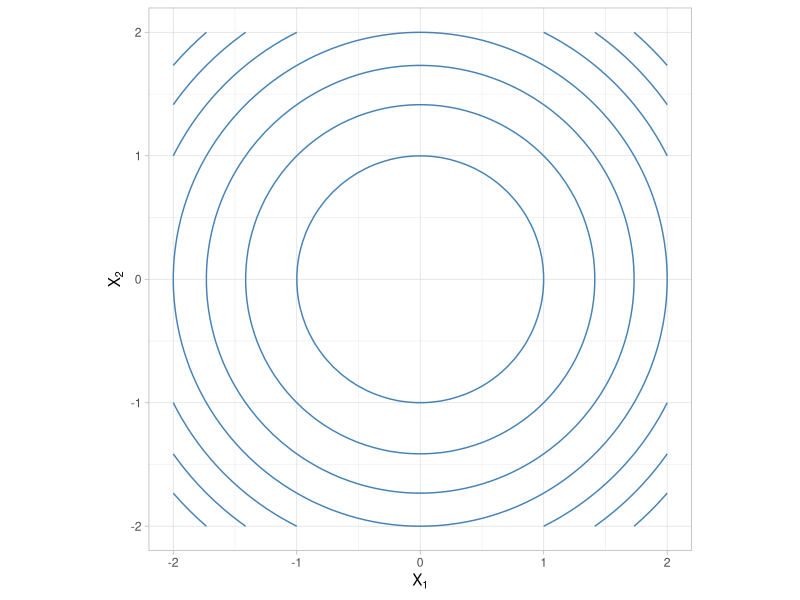
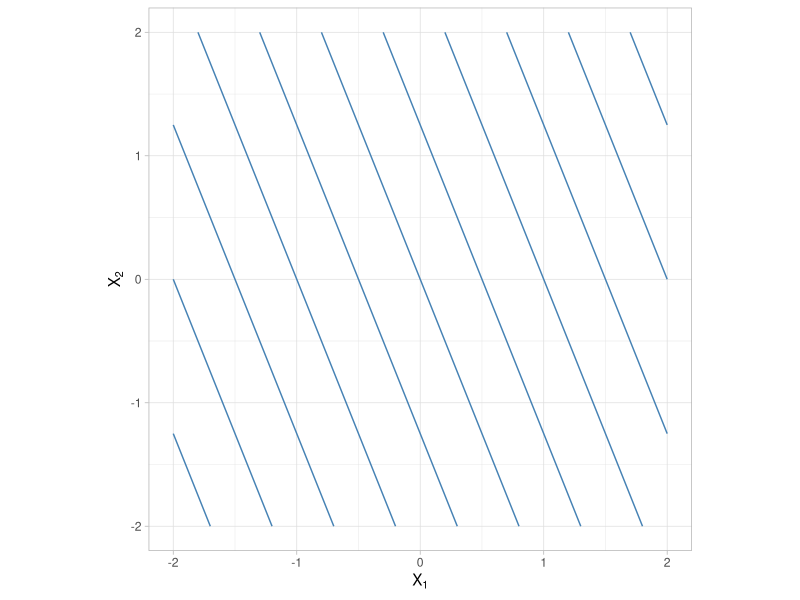
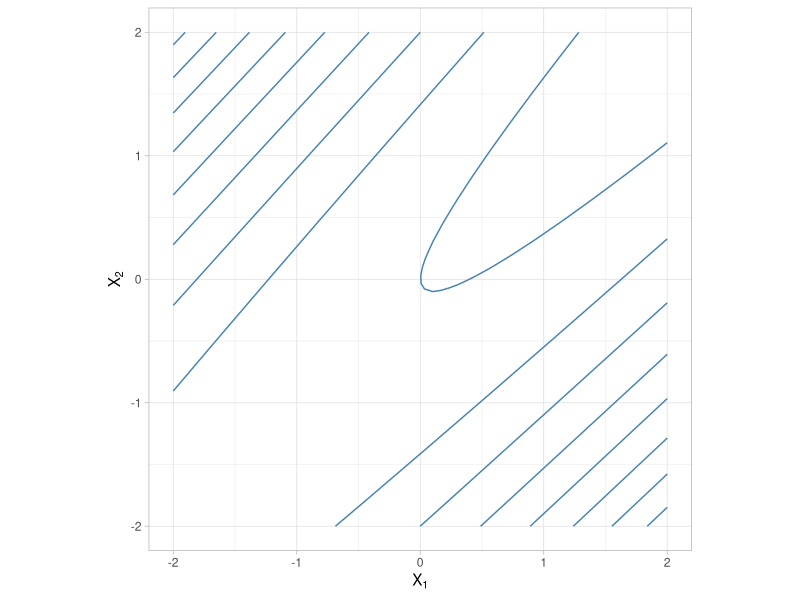
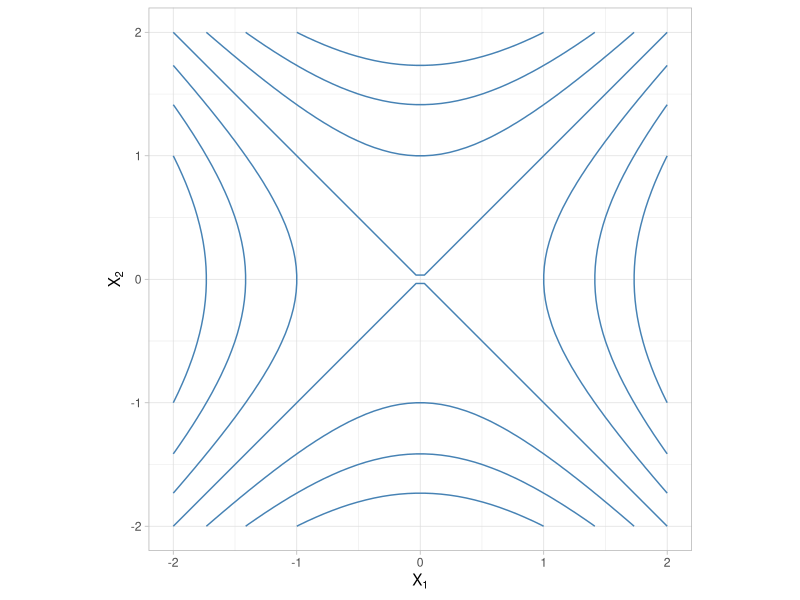
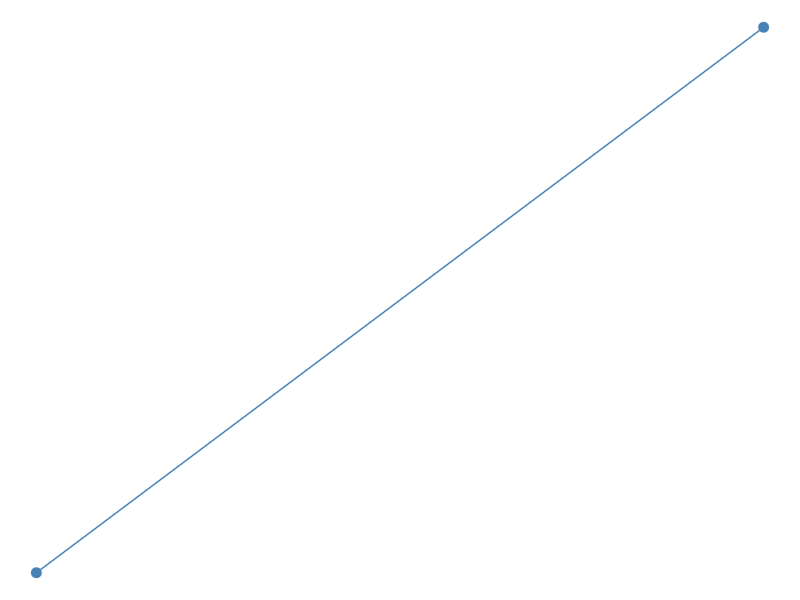
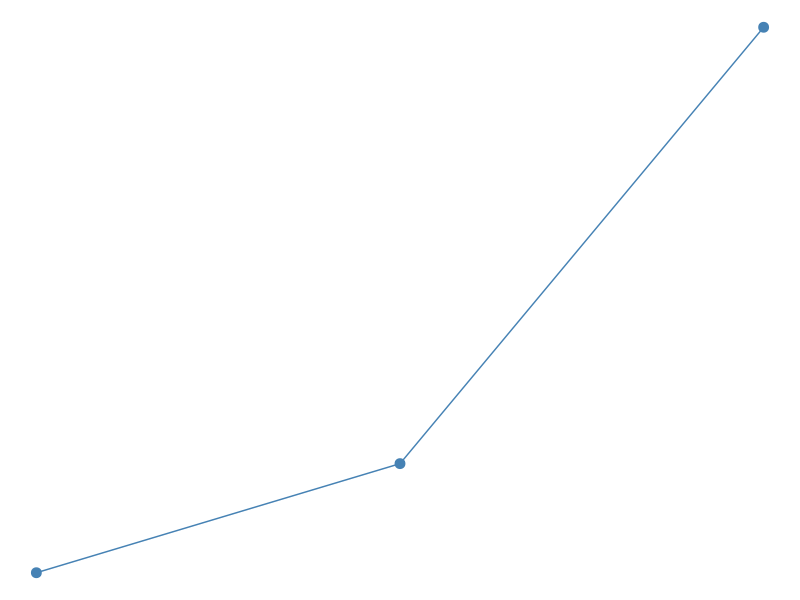
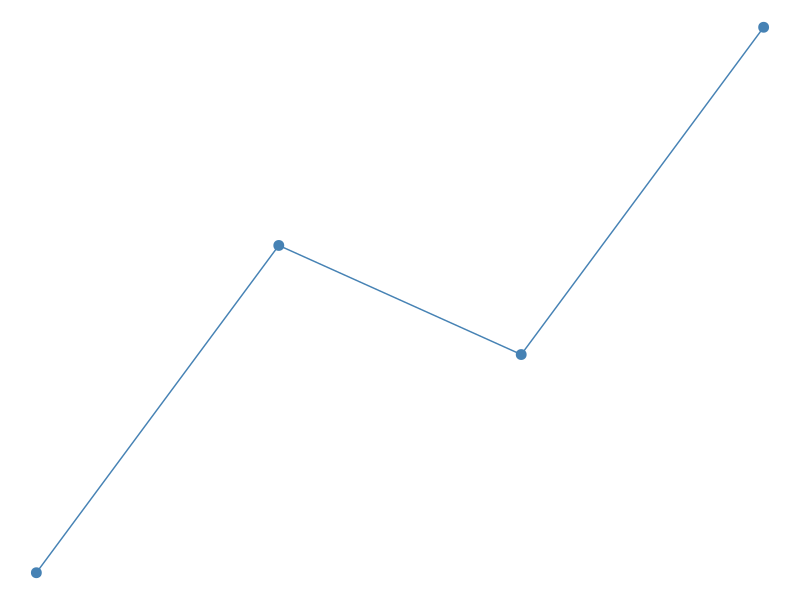

Here is the R script that generated these plots, in order:
## ---- chunk 1
#| code-fold: true
#| message: false
library(tidyverse)

surface_grid <- expand_grid(x1 = seq(-2, 2, length.out = 60), x2 = seq(-2, 2, length.out = 60))
## ---- chunk 2
#| code-fold: true
#| label: fig-pri-336-peak
#| fig-cap: "A Response Surface 'Peak'"
surface_grid |>
  mutate(z = -(x1^2 + x2^2)) |>
  ggplot(aes(x1, x2, z = z)) +
  geom_contour(color = "steelblue") +
  labs(x = expression(X[1]), y = expression(X[2])) +
  coord_fixed() +
  theme_light()
## ---- chunk 3
#| code-fold: true
#| label: fig-pri-336-hillside
#| fig-cap: "A Response Surface 'Hillside'"
surface_grid |>
  mutate(z = x1 + 0.4 * x2) |>
  ggplot(aes(x1, x2, z = z)) +
  geom_contour(color = "steelblue") +
  labs(x = expression(X[1]), y = expression(X[2])) +
  coord_fixed() +
  theme_light()
## ---- chunk 4
#| code-fold: true
#| label: fig-pri-336-ridge
#| fig-cap: "A Response Surface 'Rising Ridge'"
surface_grid |>
  mutate(z = -(x1 - x2)^2 + 0.4 * x1) |>
  ggplot(aes(x1, x2, z = z)) +
  geom_contour(color = "steelblue") +
  labs(x = expression(X[1]), y = expression(X[2])) +
  coord_fixed() +
  theme_light()
## ---- chunk 5
#| code-fold: true
#| label: fig-pri-336-saddle
#| fig-cap: "A Response Surface 'Saddle'"
surface_grid |>
  mutate(z = x1^2 - x2^2) |>
  ggplot(aes(x1, x2, z = z)) +
  geom_contour(color = "steelblue") +
  labs(x = expression(X[1]), y = expression(X[2])) +
  coord_fixed() +
  theme_light()
## ---- chunk 6
#| code-fold: true
#| label: fig-pri-336-linear
#| fig-cap: "Linear Function"
tibble(level = c(1, 2), response = c(1, 2)) |>
  ggplot(aes(level, response)) +
  geom_line(color = "steelblue") +
  geom_point(color = "steelblue", size = 3) +
  theme_void()
## ---- chunk 7
#| code-fold: true
#| label: fig-pri-336-quadratic
#| fig-cap: "Quadratic Function"
tibble(level = c(1, 2, 3), response = c(1, 1.3, 2.5)) |>
  ggplot(aes(level, response)) +
  geom_line(color = "steelblue") +
  geom_point(color = "steelblue", size = 3) +
  theme_void()
## ---- chunk 8
#| code-fold: true
#| label: fig-pri-336-cubic
#| fig-cap: "Cubic Function"
tibble(level = c(1, 2, 3, 4), response = c(1, 2.2, 1.8, 3)) |>
  ggplot(aes(level, response)) +
  geom_line(color = "steelblue") +
  geom_point(color = "steelblue", size = 3) +
  theme_void()
